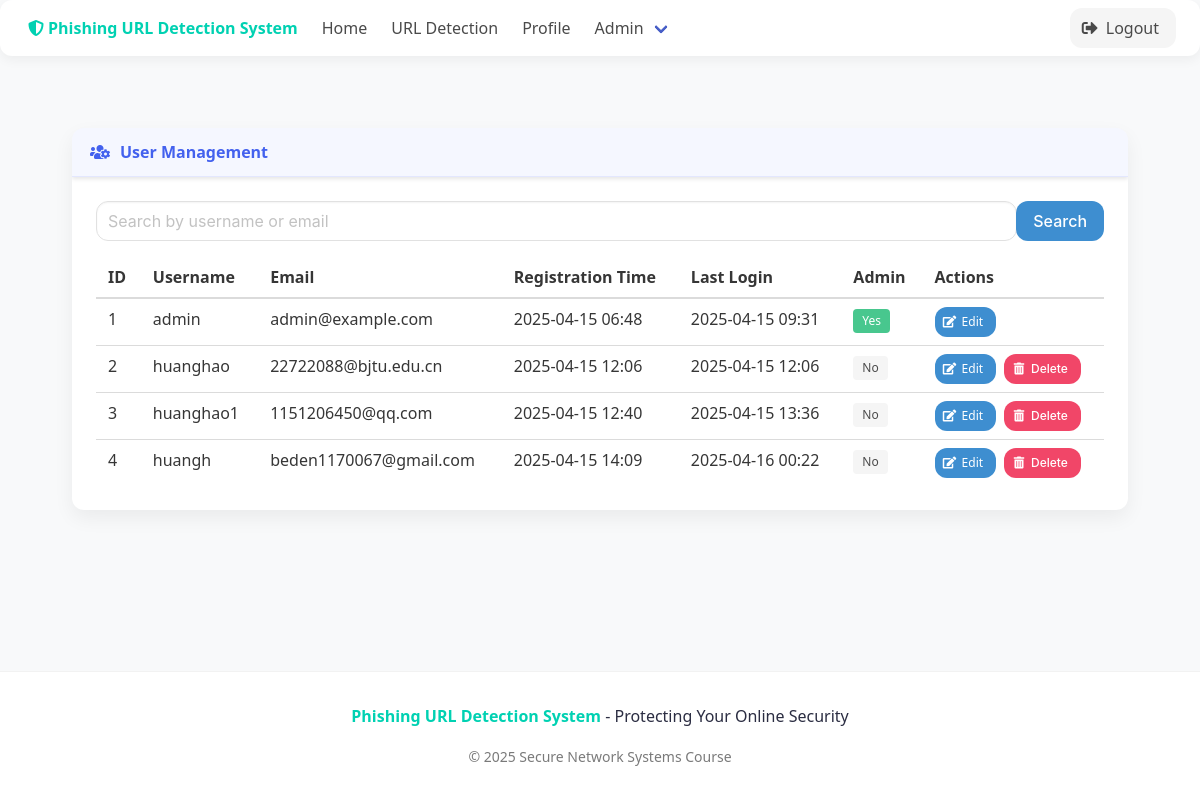
The app's page /admin/users (signed in) with its own data.
### src/models.py (models this page shows, shortened)
class User(UserMixin, db.Model):
    id = db.Column(db.Integer, primary_key=True)
    username = db.Column(db.String(64), unique=True, nullable=False)
    email = db.Column(db.String(120), unique=True, nullable=False)
    password_hash = db.Column(db.String(128))
    is_admin = db.Column(db.Boolean, default=False)
    created_at = db.Column(db.DateTime, default=datetime.utcnow)
    last_login = db.Column(db.DateTime, nullable=True)
    history = db.relationship('URLCheckHistory', backref='user', lazy='dynamic')

### src/auth_app.py (the view)
    @app.route('/admin/users', methods=['GET', 'POST'])
    @login_required
    def admin_users():
        if not current_user.is_admin:
            abort(403)
        form = UserSearchForm()
        query = User.query
        if form.validate_on_submit():
            search_term = form.search.data
            query = query.filter(
                (User.username.like(f'%{search_term}%')) |
                (User.email.like(f'%{search_term}%'))
            )
        users = query.order_by(User.id).all()
        return render_template('admin_users.html', title='User Management', form=form, users=users)

### src/forms.py
class UserSearchForm(FlaskForm):
    search = StringField('Search User', validators=[DataRequired()])
    submit = SubmitField('Search')

### src/templates/admin_users.html (shortened to what this page needs)
{% extends "base.html" %}
{% block content %}
<div class="columns">
    <div class="column is-12">
        <div class="card">
            <header class="card-header">
                <p class="card-header-title">
                    <span class="icon mr-2"><i class="fas fa-users-cog"></i></span>
                    User Management
                </p>
            </header>
            <div class="card-content">
                <form method="post" action="{{ url_for('admin_users') }}">
                    <div class="field has-addons">
                        <div class="control is-expanded">
                            {{ form.search(class="input", placeholder="Search by username or email") }}
                        </div>
                        <div class="control">
                            {{ form.submit(class="button is-info") }}
                        </div>
                    </div>
                </form>
                <div class="table-container mt-4">
                    <table class="table is-fullwidth is-hoverable">
                        <thead>
                            <tr>
                                <th>ID</th>
                                <th>Username</th>
                                <th>Email</th>
                                <th>Registration Time</th>
                                <th>Last Login</th>
                                <th>Admin</th>
                                <th>Actions</th>
                            </tr>
                        </thead>
                        <tbody>
                            {% for user in users %}
                            <tr>
                                <td>{{ user.id }}</td>
                                <td>{{ user.username }}</td>
                                <td>{{ user.email }}</td>
                                <td>{{ user.created_at.strftime('%Y-%m-%d %H:%M') }}</td>
                                <td>
                                    {% if user.last_login %}
                                    {{ user.last_login.strftime('%Y-%m-%d %H:%M') }}
                                    {% else %}
                                    --
                                    {% endif %}
                                </td>
                                <td>
                                    {% if user.is_admin %}
                                    <span class="tag is-success">Yes</span>
                                    {% else %}
                                    <span class="tag is-light">No</span>
                                    {% endif %}
                                </td>
                                <td>
                                    <div class="buttons are-small">
                                        <a href="{{ url_for('admin_edit_user', id=user.id) }}" class="button is-info">
                                            <span class="icon"><i class="fas fa-edit"></i></span>
                                            <span>Edit</span>
                                        </a>
                                        {% if user.id != current_user.id %}
                                        <button class="button is-danger delete-user" data-id="{{ user.id }}" data-username="{{ user.username }}">
                                            <span class="icon"><i class="fas fa-trash-alt"></i></span>
                                            <span>Delete</span>
                                        </button>
                                        {% endif %}
                                    </div>
                                </td>
                            </tr>
                            {% endfor %}
                        </tbody>
                    </table>
                </div>
            </div>
        </div>
    </div>
</div>
{% endblock %}

### src/templates/base.html (shortened to what this page needs)
<!DOCTYPE html>
<html>
<head>
    <link rel="stylesheet" href="{{ url_for('static', filename='css/bulma.min.css') }}">
    <link rel="stylesheet" href="{{ url_for('static', filename='css/all.min.css') }}">
    <link rel="stylesheet" href="{{ url_for('static', filename='css/animate.min.css') }}">
</head>
<body>
    <nav class="navbar" role="navigation" aria-label="main navigation">
        <div class="container">
            <div class="navbar-brand">
                <a class="navbar-item" href="{{ url_for('home') }}">
                    <span class="icon has-text-primary">
                        <i class="fas fa-shield-alt"></i>
                    </span>
                    <span class="has-text-primary has-text-weight-bold">Phishing URL Detection System</span>
                </a>
            </div>
            <div id="navbarBasic" class="navbar-menu">
                <div class="navbar-start">
                    <a class="navbar-item" href="{{ url_for('home') }}">
                        Home
                    </a>
                    {% if request.endpoint == 'home' %}
                    <a class="navbar-item" href="#features">
                        <span class="icon-text">
                            <span class="icon"><i class="fas fa-star"></i></span>
                            <span>Features</span>
                        </span>
                    </a>
                    <a class="navbar-item" href="#statistics">
                        <span class="icon-text">
                            <span class="icon"><i class="fas fa-chart-bar"></i></span>
                            <span>Statistics</span>
                        </span>
                    </a>
                    <a class="navbar-item" href="#technology">
                        <span class="icon-text">
                            <span class="icon"><i class="fas fa-microchip"></i></span>
                            <span>Technology</span>
                        </span>
                    </a>
                    {% else %}
                    <a class="navbar-item" href="{{ url_for('index') }}">
                        URL Detection
                    </a>
                    {% if current_user.is_authenticated %}
                    <a class="navbar-item" href="{{ url_for('profile') }}">
                        Profile
                    </a>
                    {% endif %}
                    {% if current_user.is_admin %}
                    <div class="navbar-item has-dropdown is-hoverable">
                        <a class="navbar-link">
                            Admin
                        </a>
                    </div>
                    {% endif %}
                    {% endif %}
                </div>
                <div class="navbar-end">
                    <div class="navbar-item">
                        <div class="buttons">
                            {% if current_user.is_authenticated %}
                            <a class="button is-light" href="{{ url_for('logout') }}">
                                <span class="icon"><i class="fas fa-sign-out-alt"></i></span>
                                <span>Logout</span>
                            </a>
                            {% endif %}
                        </div>
                    </div>
                </div>
            </div>
        </div>
    </nav>
    <div class="main-content">
        <section class="section">
            <div class="container">
                {% block content %}{% endblock %}
            </div>
        </section>
    </div>
    <footer class="footer">
        <div class="content has-text-centered">
            <p>
                <strong class="has-text-primary">Phishing URL Detection System</strong> - Protecting Your Online Security
            </p>
            <p>
                <small class="has-text-grey">&copy; {{ now.year }} Secure Network Systems Course</small>
            </p>
        </div>
    </footer>
</body>
</html>

### src/templates/base.html (style rules this page uses)
:root { --primary-color: #4361ee; --secondary-color: #3f37c9; --accent-color: #4cc9f0; --danger-color: #f72585; --success-color: #4cc9f0; --background-color: #f8f9fa; --card-background: #ffffff; --text-color: #2b2d42; --text-light: #8d99ae; }
html, body { height: 100%; margin: 0; padding: 0; font-family: 'Segoe UI', Tahoma, Geneva, Verdana, sans-serif; background-color: var(--background-color); color: var(--text-color); }
body { display: flex; flex-direction: column; min-height: 100vh; }
.main-content { flex: 1 0 auto; padding-bottom: 2rem; }
.footer { flex-shrink: 0; padding: 2rem 1.5rem; background-color: var(--card-background); border-top: 1px solid rgba(0,0,0,0.05); margin-top: auto; }
.card, .button, .input, .notification, .select select, .result-box, .box, .navbar { border-radius: 12px !important; }
.navbar { box-shadow: 0 4px 12px rgba(0,0,0,0.05); background-color: var(--card-background); margin-bottom: 1.5rem; }
.button { transition: all 0.3s ease; font-weight: 500; }
.card { margin-bottom: 1.5rem; box-shadow: 0 8px 20px rgba(0,0,0,0.06); overflow: hidden; transition: transform 0.3s ease, box-shadow 0.3s ease; border: none; }
.card-header { background-color: rgba(67, 97, 238, 0.05); border-bottom: 1px solid rgba(67, 97, 238, 0.1); }
.card-header-title { color: var(--primary-color); font-weight: 600; }
.input, .select select { transition: all 0.3s ease; border: 1px solid #e1e1e1; }
.container { max-width: 1200px; width: 100%; padding: 0 1.5rem; }

### records on screen
User: id "1", username "admin", email "admin@example.com", created_at "2025-04-15 06:48", last_login "2025-04-15 09:31", is_admin "Yes"
User: id "2", username "huanghao", email "22722088@bjtu.edu.cn", created_at "2025-04-15 12:06", last_login "2025-04-15 12:06", is_admin "No"
User: id "3", username "huanghao1", email "1151206450@qq.com", created_at "2025-04-15 12:40", last_login "2025-04-15 13:36", is_admin "No"
User: id "4", username "huangh", email "beden1170067@gmail.com", created_at "2025-04-15 14:09", last_login "2025-04-16 00:22", is_admin "No"

### other values on screen
{{ now.year }} "2025"
